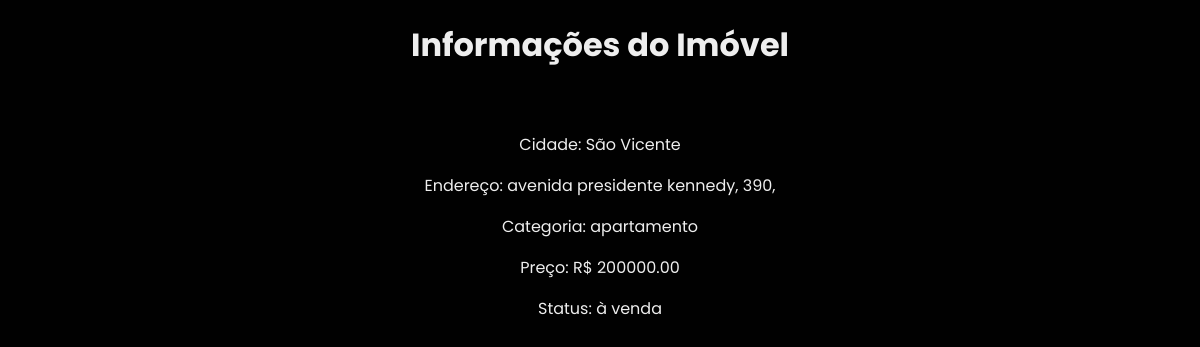
The page /arquivos/property.php?id=2 on the database as committed earlier.
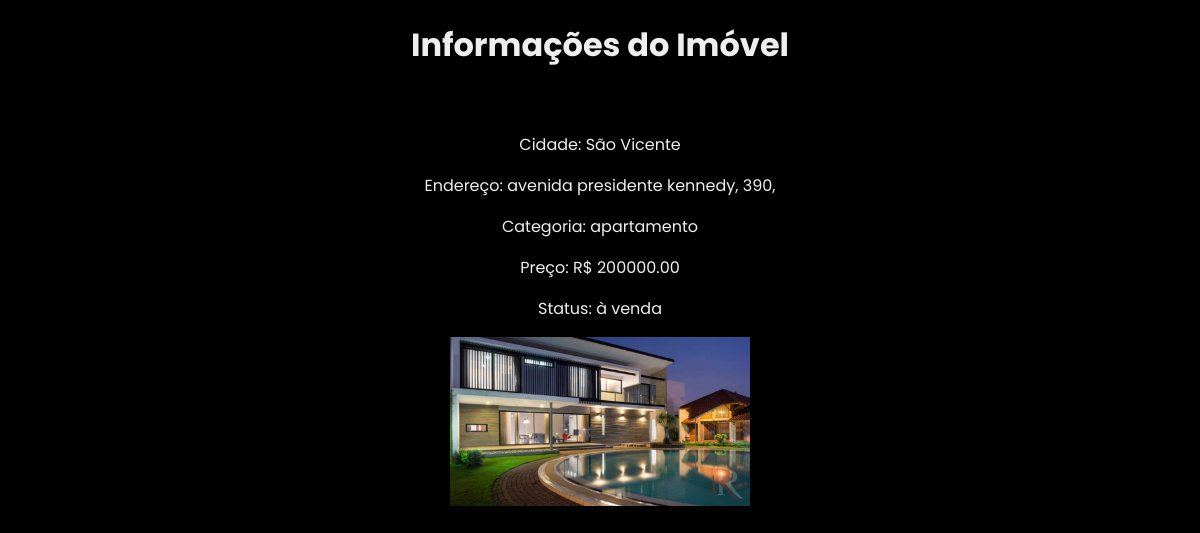
The same page on the database as committed later.
### tables this page shows
CREATE TABLE `imoveis` (
  `id` int(20) NOT NULL,
  `cidade` varchar(100) NOT NULL,
  `endereco` varchar(255) NOT NULL,
  `categoria` varchar(50) DEFAULT NULL,
  `preco` decimal(10,2) NOT NULL,
  `nome_vendedor` varchar(255) NOT NULL,
  `telefone_vendedor` varchar(20) NOT NULL,
  `email_vendedor` varchar(255) NOT NULL,
  `status` varchar(30) DEFAULT NULL,
  `foto` varchar(255) NOT NULL,
  `descricao` varchar(255) DEFAULT NULL
);

### arquivos/property.php (the view, shortened to what this page needs)
<!DOCTYPE html>
<html lang="en">
<head>
    <link rel="stylesheet" href="style.css">
</head>
<body>
    <div class="container">
        <?php
        if(isset($_GET['id'])) {
            $imovel_id = $_GET['id'];
            $dbHost = "localhost";
            $dbName = "fastimoveis";
            $dbUser = "root";
            $dbPass = "";
            try {
                $conn = new PDO("mysql:host=$dbHost;dbname=$dbName", $dbUser, $dbPass);
                $conn->setAttribute(PDO::ATTR_ERRMODE, PDO::ERRMODE_EXCEPTION);
                $stmt = $conn->prepare("SELECT * FROM imoveis WHERE id = ?");
                $stmt->execute([$imovel_id]);
                if($stmt->rowCount() > 0) {
                    $imovel = $stmt->fetch(PDO::FETCH_ASSOC);
                    echo "<center><h1>Informações do Imóvel</h1></center>";
                    echo "<br>";
                    echo "<center><p>Cidade: {$imovel['cidade']}</p></center>";
                    echo "<center><p>Endereço: {$imovel['endereco']}</p></center>";
                    echo "<center><p>Categoria: {$imovel['categoria']}</p></center>";
                    echo "<center><p>Preço: R$ {$imovel['preco']}</p></center>";
                    echo "<center><p>Status: {$imovel['status']}</p></center>";
                    echo "<center><img src='../php/{$imovel['foto']}' alt='{$imovel['foto']}' width='300'></center>";
                } else {
                    echo "<p>Imóvel não encontrado.</p>";
                }
            } catch(PDOException $e) {
                echo "Erro: " . $e->getMessage();
            }
        } else {
            header("Location: index.html");
            exit();
        }
        ?>
    </div>
</body>
</html>

### arquivos/style.css (style rules this page uses)
body { font-family: Poppins; margin: 0; background-color: #010101; color: #eee; background-size: cover; background-position: center; }

Rows that differ between the two databases and show on the page:
changed imoveis "São Vicente": foto: picture added
